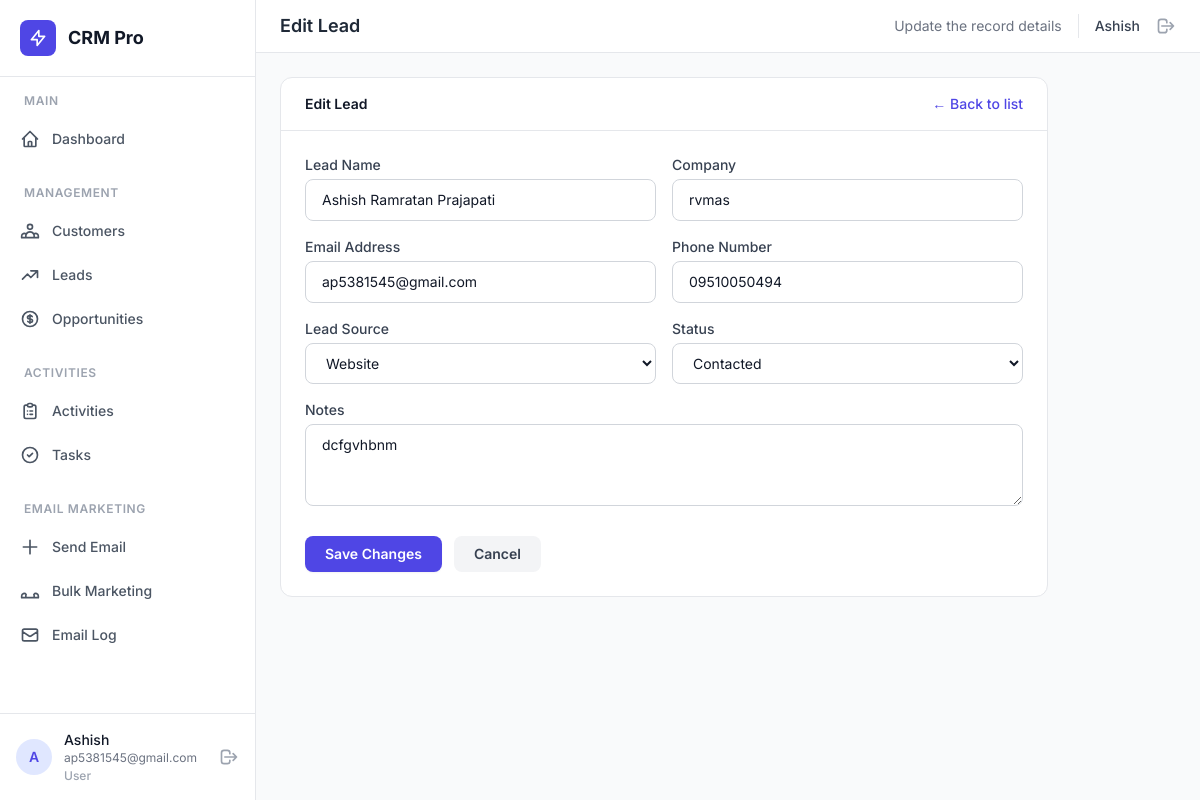
The app's page /crm/lead/1/edit/ (signed in), older data.
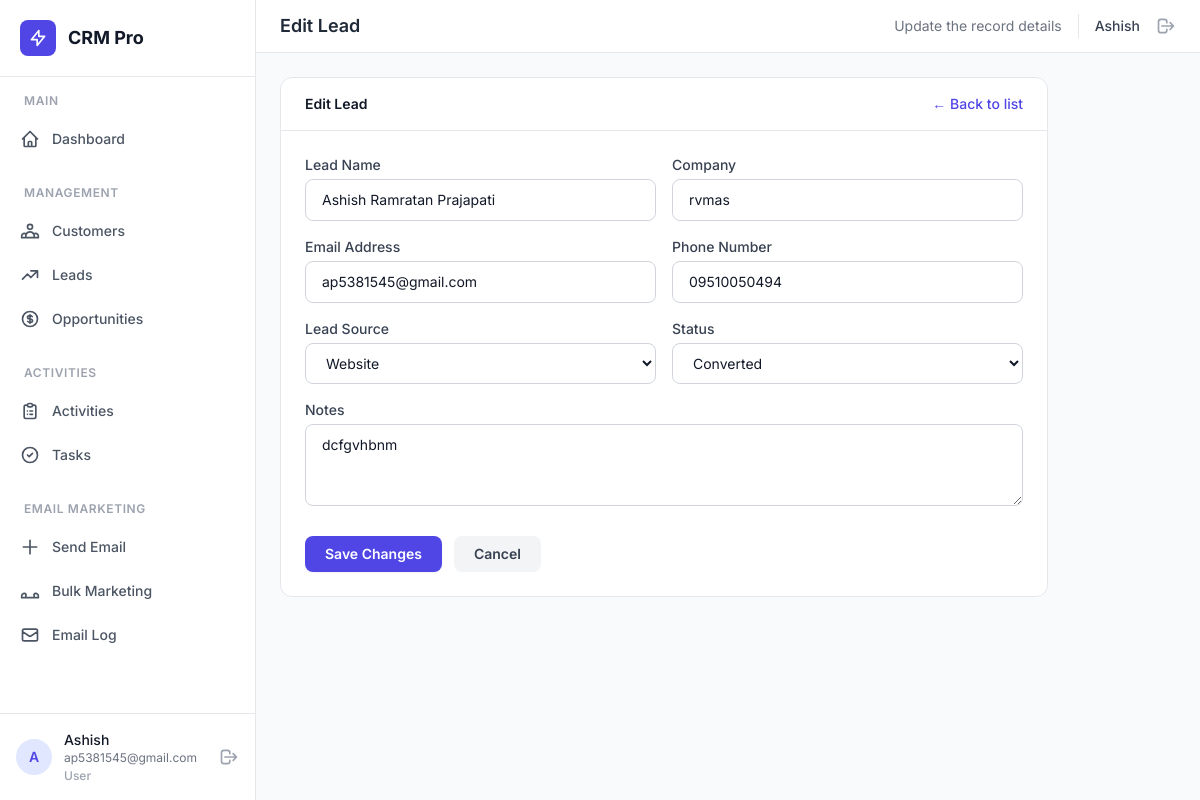
The same page, newer data.
### user/models.py (models this page shows, shortened)
class Lead(models.Model):
    Source_Choices = [
        ("Website", "Website"),
        ("Referral", "Referral"),
        ("Social Media", "Social Media"),
        ("Other", "Other"),
    ]
    Status_Choices = [
        ("New", "New"),
        ("Contacted", "Contacted"),
        ("Qualified", "Qualified"),
        ("Converted", "Converted"),
        ("Lost", "Lost"),
    ]
    id = models.AutoField(primary_key=True)
    name = models.CharField(max_length=100)
    company = models.CharField(max_length=100)
    email = models.EmailField(unique=True)
    phone = models.CharField(max_length=15, unique=True)
    source = models.CharField(
        max_length=20, choices=Source_Choices, default="Website"
    )
    status = models.CharField(
        max_length=20, choices=Status_Choices, default="New"
    )
    assign_to = models.ForeignKey(
        User, on_delete=models.SET_NULL, null=True, blank=True
    )
    notes = models.TextField(blank=True, null=True)
    created_at = models.DateTimeField(auto_now_add=True)
    updated_at = models.DateTimeField(auto_now=True)

### user/views.py (the view)
# urls.py: path("lead/<int:pk>/edit/", views.lead_update, name="lead_update"),
def lead_update(request, pk):
    current_user = _require_login(request)
    if not current_user:
        return redirect("login")
    lead = get_object_or_404(Lead, pk=pk)
    if not _can_access(current_user, lead):
        return _deny(request, "lead_list")
    if request.method == "POST":
        form = LeadForm(request.POST, instance=lead, user=current_user)
        if form.is_valid():
            form.save()
            messages.success(request, "Lead updated successfully!")
            return redirect("lead_list")
    else:
        form = LeadForm(instance=lead, user=current_user)
    context = {
        "form": form,
        "title": "Edit Lead",
        "entity": lead,
        "current_user": current_user,
        "cancel_url": "lead_list",
    }
    return render(request, "user/edit_form.html", context)

### user/forms.py (called while the page is built)
    def _apply_assignment(self, user):
        if "assign_to" not in self.fields:
            return
        if user is not None and not user.is_admin:
            self.fields.pop("assign_to")
        else:
            self.fields["assign_to"].queryset = _users_for_assignment()

### user/views.py (called while the page is built)
def _require_login(request):
    user_id = request.session.get("user_id")
    if not user_id:
        return None
    try:
        return User.objects.get(id=user_id)
    except User.DoesNotExist:
        return None

def _can_access(user, record):
    if user.is_admin:
        return True
    assignee = getattr(record, "assign_to", None)
    return assignee is not None and assignee.id == user.id

### user/templates/user/edit_form.html (shortened to what this page needs)
{% extends "base.html" %}
{% load static %}
{% block page_title %}{{ title }}{% endblock %}
{% block page_subtitle %}Update the record details{% endblock %}
{% block content %}
<div class="max-w-3xl">
    <div class="bg-white rounded-xl border border-gray-200 overflow-hidden">
        <div class="px-6 py-4 border-b border-gray-200 flex items-center justify-between">
            <h3 class="text-sm font-semibold text-gray-900">{{ title }}</h3>
            <a href="{% url cancel_url %}" class="text-sm text-indigo-600 hover:text-indigo-700 font-medium">← Back to list</a>
        </div>
        <form method="POST" class="p-6">
            <div class="grid grid-cols-1 md:grid-cols-2 gap-4">
                {% for field in form %}
                <div class="{% if field.field.widget.input_type == 'textarea' or field.field.widget.input_type == 'date' and not field.label|slice:':5' %} {% endif %} {% if forloop.counter > 6 %}md:col-span-2{% endif %}">
                    <label class="block text-sm font-medium text-gray-700 mb-1">{{ field.label }}</label>
                    {% if field.field.widget.input_type == 'checkbox' %}
                        <div class="flex items-center">
                            {{ field }}
                            <span class="ml-2 text-sm text-gray-600">{{ field.help_text }}</span>
                        </div>
                    {% else %}
                        {{ field }}
                    {% endif %}
                </div>
                {% endfor %}
            </div>
            <div class="mt-6 flex items-center gap-3">
                <button type="submit" class="bg-indigo-600 text-white px-5 py-2 rounded-lg text-sm font-semibold hover:bg-indigo-700 transition-colors shadow-sm">
                    Save Changes
                </button>
                <a href="{% url cancel_url %}" class="px-5 py-2 rounded-lg text-sm font-semibold bg-gray-100 text-gray-700 hover:bg-gray-200 transition-colors">
                    Cancel
                </a>
            </div>
        </form>
    </div>
</div>
{% endblock %}

Row changes from the older to the newer data that the page shows:
changed Lead "Ashish Ramratan Prajapati": status "Contacted" → "Converted"
